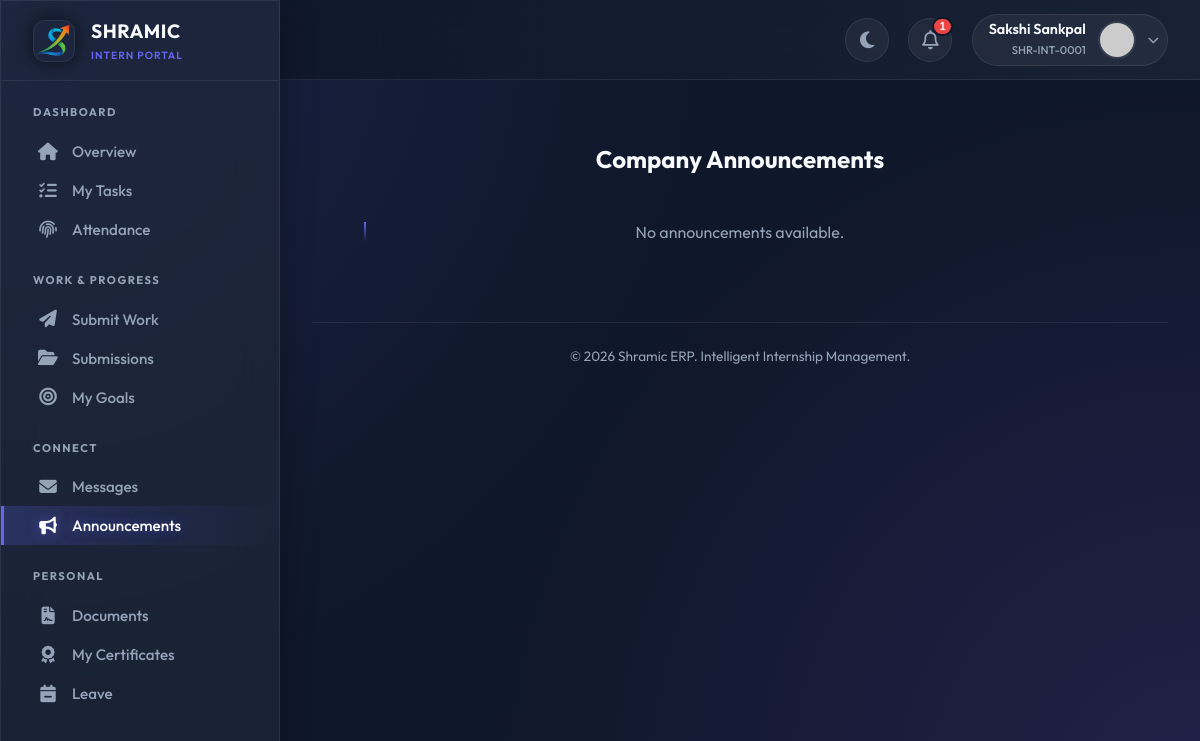
The page /intern/announcements (signed in) on the database as committed earlier.
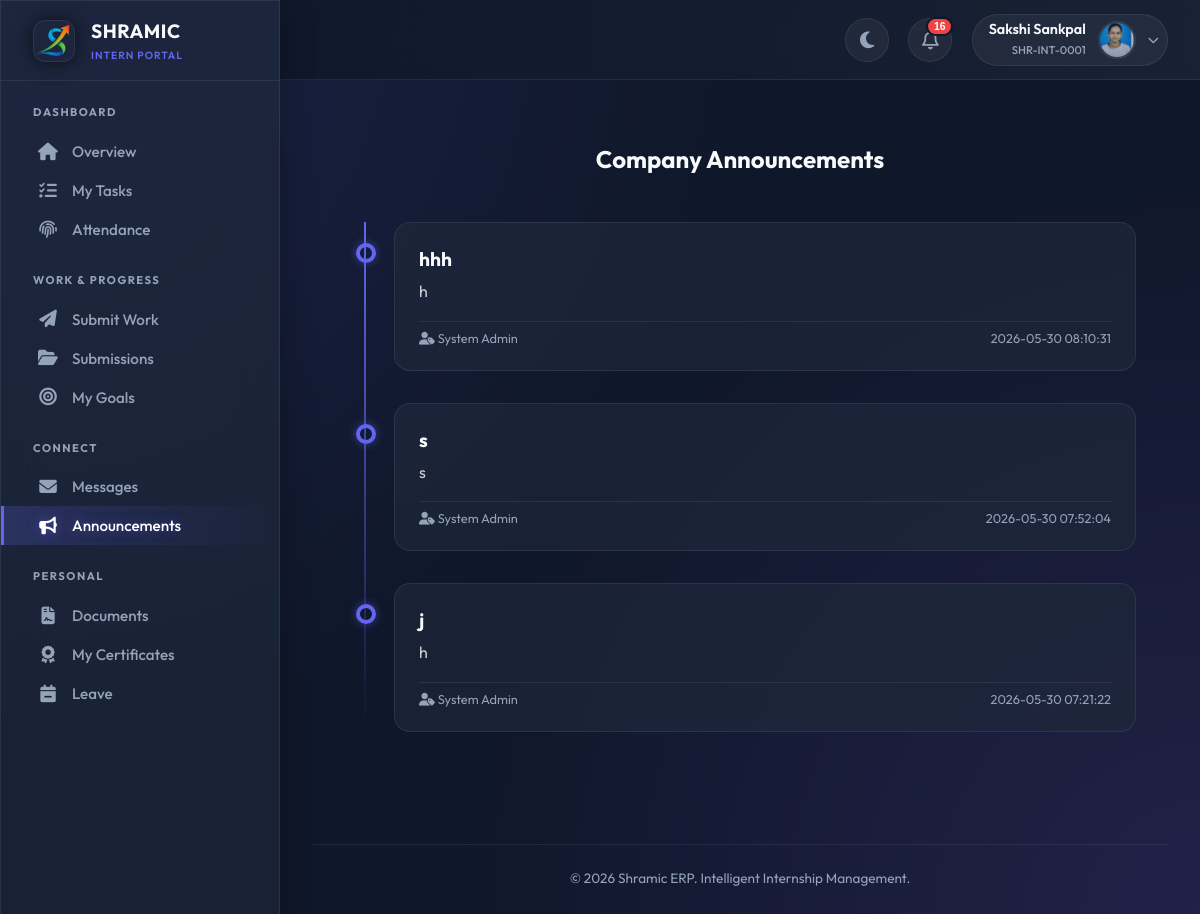
The same page on the database as committed later.
### tables this page shows
CREATE TABLE users (
            id INTEGER PRIMARY KEY AUTOINCREMENT,
            intern_id TEXT UNIQUE,
            usn TEXT UNIQUE NOT NULL,
            full_name TEXT NOT NULL,
            phone TEXT NOT NULL,
            email TEXT UNIQUE NOT NULL,
            password_hash TEXT NOT NULL,
            role TEXT NOT NULL,
            photo_url TEXT,
            status TEXT DEFAULT 'PENDING',
            is_admin BOOLEAN DEFAULT 0,
            department TEXT,
            join_date DATE,
            emergency_contact TEXT,
            address TEXT,
            last_login TIMESTAMP,
            login_count INTEGER DEFAULT 0,
            created_at TIMESTAMP DEFAULT CURRENT_TIMESTAMP,
            updated_at TIMESTAMP DEFAULT CURRENT_TIMESTAMP
        );

CREATE TABLE announcements (
            id INTEGER PRIMARY KEY AUTOINCREMENT,
            title TEXT NOT NULL,
            content TEXT NOT NULL,
            created_by INTEGER,
            priority TEXT DEFAULT 'NORMAL',
            category TEXT,
            target_roles TEXT,
            expires_at TIMESTAMP,
            created_at TIMESTAMP DEFAULT CURRENT_TIMESTAMP,
            FOREIGN KEY (created_by) REFERENCES users(id)
        );

### app.py (the view)
@app.route('/intern/announcements')
@login_required
@approved_required
def intern_announcements():
    conn = get_db_connection()
    cur = conn.cursor()
    cur.execute("""
        SELECT a.*, u.full_name as created_by_name
        FROM announcements a
        JOIN users u ON a.created_by = u.id
        WHERE (a.expires_at IS NULL OR a.expires_at > CURRENT_TIMESTAMP)
        AND (a.target_roles = 'ALL' OR a.target_roles LIKE ?)
        ORDER BY a.priority DESC, a.created_at DESC
    """, (f'%{current_user.role}%',))
    announcements = cur.fetchall()
    conn.close()
    return render_template('intern/announcements.html', announcements=announcements)

### app.py (called while the page is built)
@app.before_request
def make_session_permanent():
    session.permanent = True
    app.permanent_session_lifetime = timedelta(days=365)

def get_db_connection():
    conn = sqlite3.connect(DATABASE, timeout=30)
    conn.execute("PRAGMA busy_timeout = 30000")
    conn.row_factory = sqlite3.Row
    return conn

def get_current_datetime():
    return datetime.now(TIMEZONE)

@login_manager.user_loader
def load_user(user_id):
    conn = get_db_connection()
    cur = conn.cursor()
    cur.execute("SELECT * FROM users WHERE id = ?", (user_id,))
    user_data = cur.fetchone()
    conn.close()
    return User(dict(user_data)) if user_data else None

def approved_required(f):
    @wraps(f)
    def decorated_function(*args, **kwargs):
        if not current_user.is_authenticated:
            return redirect(url_for('login'))
        if current_user.status != 'APPROVED' and not current_user.is_admin:
            return render_template('auth/pending.html')
        return f(*args, **kwargs)
    return decorated_function

@app.before_request
def before_request():
        pass

### templates/intern/announcements.html (shortened to what this page needs)
{% extends "intern/base.html" %} {% block title %}Announcements{% endblock %}  {% block content %}
<div style="padding: 2rem">
  <h2 style="text-align: center; margin-bottom: 3rem; font-weight: 700">
    Company Announcements
  </h2>
  <div class="timeline">
    {% for ann in announcements %}
    <div class="ann-card priority-{{ ann.priority }}">
      <div class="timeline-dot"></div>
      <div
        style="
          display: flex;
          justify-content: space-between;
          align-items: start;
        "
      >
        <h3
          style="
            font-size: 1.2rem;
            color: var(--text-main);
            margin-bottom: 0.5rem;
          "
        >
          {{ ann.title }}
        </h3>
      </div>
      <p style="color: rgba(255, 255, 255, 0.8); line-height: 1.6">
        {{ ann.content }}
      </p>
      <div class="ann-meta">
        <span><i class="fas fa-user-tag"></i> {{ ann.created_by_name }}</span>
        <span>{{ ann.created_at }}</span>
      </div>
    </div>
    {% else %}
    <p style="text-align: center; color: var(--text-muted)">
      No announcements available.
    </p>
    {% endfor %}
  </div>
</div>
{% endblock %}

### templates/intern/base.html (shortened to what the changed rows need)
<!doctype html>
<html lang="en">
  <head>
    <link
      rel="stylesheet"
      href="https://cdnjs.cloudflare.com/ajax/libs/font-awesome/6.4.0/css/all.min.css"
    />
  </head>
  <body data-theme="dark" x-data="{ sidebarOpen: false }">
    <div class="app-container">
      <aside class="sidebar glass-panel" :class="{ 'open': sidebarOpen }">
        <div class="sidebar-header">
          <div>
            <h1
              style="
                font-size: 1.2rem;
                font-weight: 700;
                letter-spacing: 0.5px;
                color: var(--text-main);
              "
            >
              SHRAMIC
            </h1>
          </div>
        </div>
      </aside>
      <main class="main-content">
        <header class="top-header">
          <div class="header-actions">
            <div class="relative-container" x-data="{ open: false }">
              <button @click="open = !open" class="icon-btn">
                <i class="far fa-bell"></i>
                {% if unread_notifications > 0 %}
                <span class="badge">{{ unread_notifications }}</span>
                {% endif %}
              </button>
            </div>
            <div class="relative-container" x-data="{ userMenuOpen: false }">
              <div class="user-pill" @click="userMenuOpen = !userMenuOpen">
                <div class="user-info">
                  <span class="user-name">{{ current_user.full_name }}</span>
                  <span class="user-role">{{ current_user.intern_id }}</span>
                </div>
                {% if current_user.photo_url %}
                <img
                  src="{{ url_for('uploaded_file', filename='profiles/' + current_user.photo_url) }}"
                  class="avatar"
                />
                {% else %}
                <img
                  src="https://ui-avatars.com/api/?name={{ current_user.full_name }}&background=6366f1&color=fff"
                  class="avatar"
                />
                {% endif %}
                <i
                  class="fas fa-chevron-down"
                  style="font-size: 0.7rem; color: var(--text-muted)"
                ></i>
              </div>
            </div>
          </div>
        </header>
        <div class="content-body">
           {% block content %}{% endblock %}
        </div>
      </main>
    </div>
  </body>
</html>

Rows that differ between the two databases and show on the page:
changed users "Sakshi Sankpal": photo_url: picture added
added announcements: title "hhh", content "h", created_by_name "System Admin", created_at "2026-05-30 08:10:31"
added announcements: title "s", content "s", created_by_name "System Admin", created_at "2026-05-30 07:52:04"
added announcements: title "j", content "h", created_by_name "System Admin", created_at "2026-05-30 07:21:22"
Other text that changed with them:
{{ unread_notifications }}: "1" → "16"
text no longer shown: "No announcements available."
